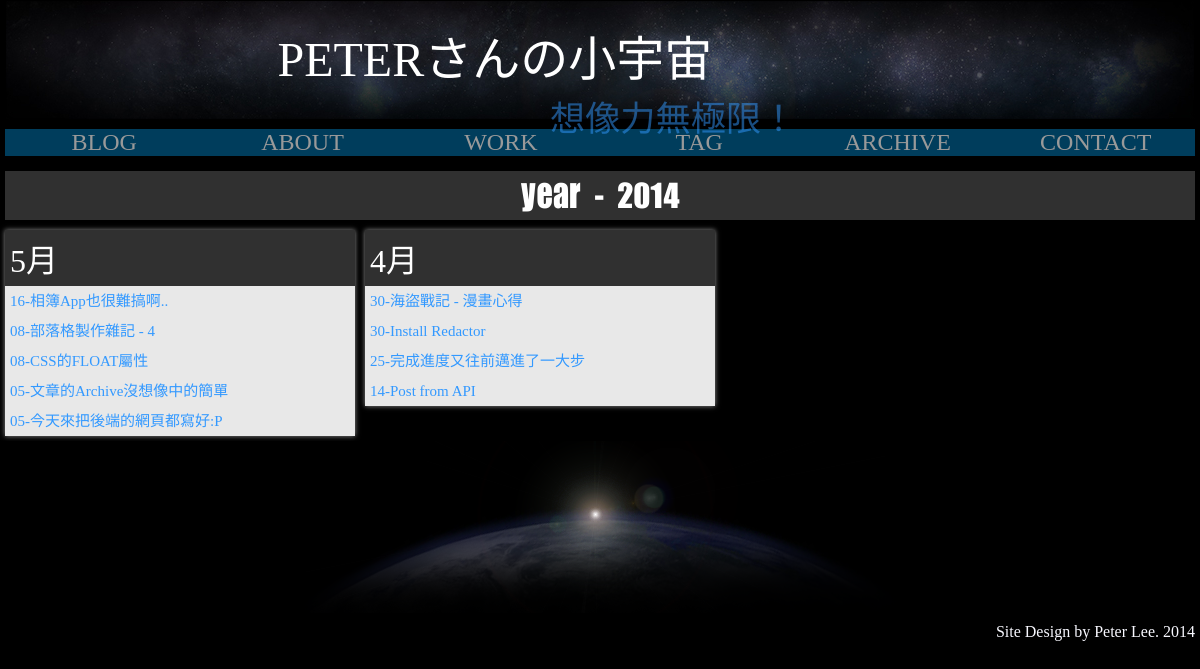
Page /archive/ on the committed database.
### blog/models.py (models this page shows, shortened)
class Post(models.Model):
    title = models.CharField(max_length=255)
    slug = models.SlugField(unique=True, max_length=255)
    description = models.CharField(max_length=255)
    content = RedactorField(
          verbose_name='Text',
          upload_to='uploads/',
          allow_file_upload=True,
          allow_image_upload=True,)
    published = models.BooleanField(default=True)
    created = models.DateTimeField()
    tags = models.ManyToManyField(postTag, related_name='post_tags', blank=True)
    class Meta:
	    ordering= ["-created"]
    def get_absolute_url(self):
        return reverse('blog.views.post', args=[self.slug])

### blog/views.py (the view)
# urls.py: url(r'^archive/$', archiveList.as_view()),
class archiveList(ListView):
	model = Post
	template_name = "blog/archive.html"
	def get(self, request, *args, **kwargs):
		return render(request, self.template_name, {"archive": archive, "allPubPosts": allPubPosts})

### blog/templates/blog/archive.html (shortened to what this page needs)
{% extends 'base3.html' %}
{% block content %}
	<div id="archive">
	{%for year, months in archive.items%}
		<div class="year_title">YEAR - {{year}}</div>
		{% for month in months%}
			<div class="archive_list">
			<div class="archive_header">
				<div class="archive_month">{{month}}月</div>
			</div>
			{% for post in allPubPosts %}
				{% if post.created.month == month  %}
					<div class="archive_content"><a class="tagList_link" href={{post.get_absolute_url}}>{{post.created|date:"d"}}-{{post.title}}</a></div>
				{% endif %}
			{% endfor %}
			</div>
		{%endfor%}
	{%endfor%}
	</div>
{% endblock %}

### blog/static/css/global.css (style rules this page uses)
* { -webkit-box-sizing: border-box; -moz-box-sizing: border-box; box-sizing: border-box; }

### blog/static/css/hikaru.css (style rules this page uses)
body { background-color: BLACK; background-repeat:repeat; background-attachment:fixed; padding: 0; margin: 0; }

### blog/static/css/archive.css (style rules this page uses)
#archive { position: relative; margin: 0 auto; margin-top: 5px; margin-top: 5px; width: 1190px; height: 100%; display: none; }
.year_title { width: 100%; font-size: 2em; background-color: #303030 ; padding: 5px; color: White; font-family: flipflop; text-align: center; }
.archive_list { width: 350px; margin-top: 10px; margin-bottom:5px; margin-right: 10px; float: left; box-shadow: 0px 0px 5px #909090 ; }
.archive_month { background-color: #303030 ; color: white; font-size: 2em; padding: 5px; }
.archive_content { background-color: #E8E8E8 ; font-size: 15px; padding: 5px; line-height: 20px; }
.tagList_link:link { color:#3399FF; text-decoration:none; }

### rows in the picture
Post: created "16", title "相簿App也很難搞啊.."
Post: created "08", title "部落格製作雜記 - 4"
Post: created "08", title "CSS的FLOAT屬性"
Post: created "05", title "文章的Archive沒想像中的簡單"
Post: created "05", title "今天來把後端的網頁都寫好:P"
Post: created "30", title "海盜戰記 - 漫畫心得"
Post: created "30", title "Install Redactor"
Post: created "25", title "完成進度又往前邁進了一大步"
Post: created "14", title "Post from API"

### other values in the picture
{{ year }} "2014"
{{ month }} "5" "4"
